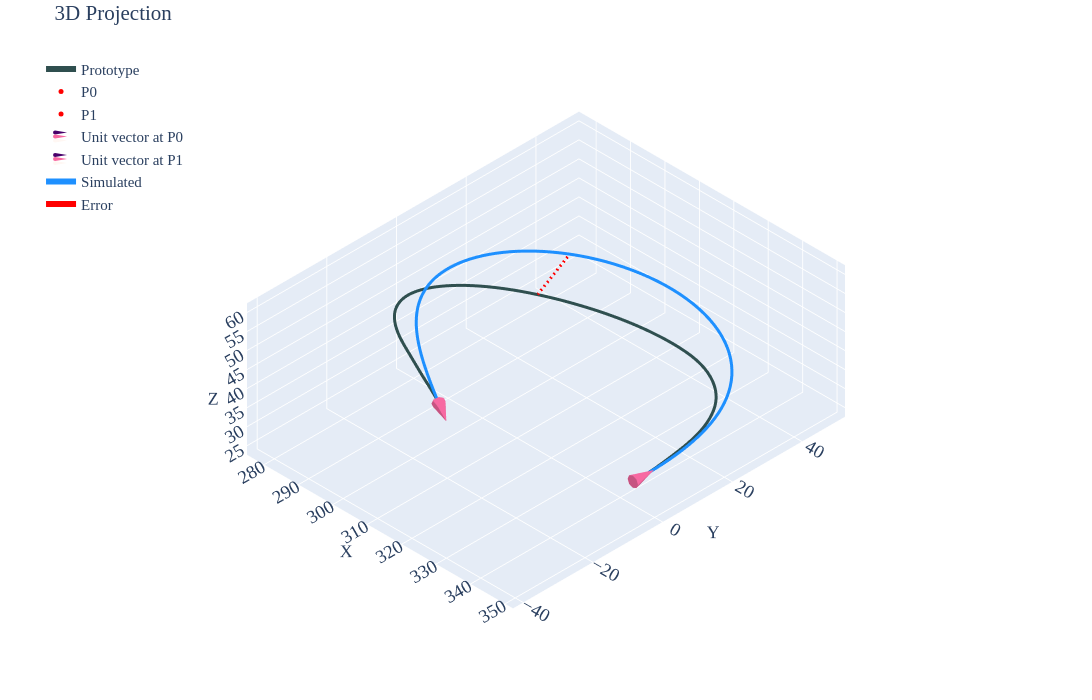

Here is the notebook cell this chart was saved with:
### Code cell
#| label: p1c1

gravity_looper(psit=1,case=1,density=1.107e-6,pfix='density-sens\\density-90-1107\\')
